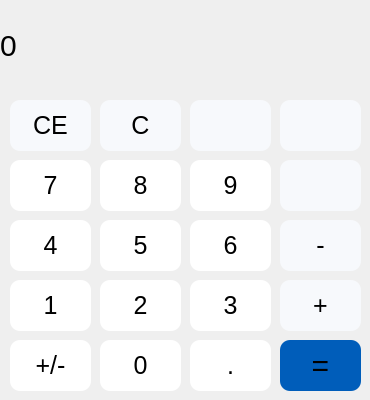
<?xml version="1.0" encoding="UTF-8"?>
<ui version="4.0">
 <class>MainWindow</class>
 <widget class="QMainWindow" name="MainWindow">
  <property name="geometry">
   <rect>
    <x>0</x>
    <y>0</y>
    <width>370</width>
    <height>400</height>
   </rect>
  </property>
  <property name="sizePolicy">
   <sizepolicy hsizetype="Fixed" vsizetype="Fixed">
    <horstretch>0</horstretch>
    <verstretch>0</verstretch>
   </sizepolicy>
  </property>
  <property name="minimumSize">
   <size>
    <width>370</width>
    <height>400</height>
   </size>
  </property>
  <property name="maximumSize">
   <size>
    <width>370</width>
    <height>400</height>
   </size>
  </property>
  <property name="sizeIncrement">
   <size>
    <width>370</width>
    <height>430</height>
   </size>
  </property>
  <property name="windowTitle">
   <string>Calculator</string>
  </property>
  <property name="windowIcon">
   <iconset resource="resource.qrc">
    <normaloff>:/img/img/icon-calculator.png</normaloff>:/img/img/icon-calculator.png</iconset>
  </property>
  <widget class="QWidget" name="centralwidget">
   <widget class="QLabel" name="label_display">
    <property name="geometry">
     <rect>
      <x>0</x>
      <y>0</y>
      <width>361</width>
      <height>91</height>
     </rect>
    </property>
    <property name="styleSheet">
     <string notr="true">QLabel{
	font-size: 30px;
	qproperty-alignment: 'AlignVCenter | AlignRight';
}</string>
    </property>
    <property name="text">
     <string>0</string>
    </property>
   </widget>
   <widget class="QPushButton" name="pushButton_CE">
    <property name="geometry">
     <rect>
      <x>10</x>
      <y>100</y>
      <width>81</width>
      <height>51</height>
     </rect>
    </property>
    <property name="styleSheet">
     <string notr="true">QPushButton {
	border-radius: 10px;
	background-color: #F7F9FC;
	font-size: 25px;
}
QPushButton:hover { 
	background-color: qlineargradient(x1: 0, y1: 0, x2: 0, y2: 1, stop: 0 #f6f7fa, stop: 1 #dadbde );
}
QPushButton:pressed {
	background-color: qlineargradient(x1: 0, y1: 0, x2: 0, y2: 1, stop: 0 #dadbde, stop: 1 #f6f7fa);
}</string>
    </property>
    <property name="text">
     <string>CE</string>
    </property>
   </widget>
   <widget class="QPushButton" name="pushButton_C">
    <property name="geometry">
     <rect>
      <x>100</x>
      <y>100</y>
      <width>81</width>
      <height>51</height>
     </rect>
    </property>
    <property name="styleSheet">
     <string notr="true">QPushButton {
	border-radius: 10px;
	background-color: #F7F9FC;
	font-size: 25px;
}
QPushButton:hover { 
	background-color: qlineargradient(x1: 0, y1: 0, x2: 0, y2: 1, stop: 0 #f6f7fa, stop: 1 #dadbde );
}
QPushButton:pressed {
	background-color: qlineargradient(x1: 0, y1: 0, x2: 0, y2: 1, stop: 0 #dadbde, stop: 1 #f6f7fa);
}</string>
    </property>
    <property name="text">
     <string>C</string>
    </property>
   </widget>
   <widget class="QPushButton" name="pushButton_backSpace">
    <property name="geometry">
     <rect>
      <x>190</x>
      <y>100</y>
      <width>81</width>
      <height>51</height>
     </rect>
    </property>
    <property name="styleSheet">
     <string notr="true">QPushButton {
	border-radius: 10px;
	background-color: #F7F9FC;
	font-size: 25px;
}
QPushButton:hover { 
	background-color: qlineargradient(x1: 0, y1: 0, x2: 0, y2: 1, stop: 0 #f6f7fa, stop: 1 #dadbde );
}
QPushButton:pressed {
	background-color: qlineargradient(x1: 0, y1: 0, x2: 0, y2: 1, stop: 0 #dadbde, stop: 1 #f6f7fa);
}</string>
    </property>
    <property name="text">
     <string/>
    </property>
    <property name="icon">
     <iconset resource="resource.qrc">
      <normaloff>:/img/img/free-icon-delete-159805.png</normaloff>:/img/img/free-icon-delete-159805.png</iconset>
    </property>
    <property name="iconSize">
     <size>
      <width>25</width>
      <height>25</height>
     </size>
    </property>
   </widget>
   <widget class="QPushButton" name="pushButton_divided">
    <property name="geometry">
     <rect>
      <x>280</x>
      <y>100</y>
      <width>81</width>
      <height>51</height>
     </rect>
    </property>
    <property name="styleSheet">
     <string notr="true">QPushButton {
	border-radius: 10px;
	background-color: #F7F9FC;
	font-size: 25px;
}
QPushButton:hover { 
	background-color: qlineargradient(x1: 0, y1: 0, x2: 0, y2: 1, stop: 0 #f6f7fa, stop: 1 #dadbde );
}
QPushButton:pressed {
	background-color: qlineargradient(x1: 0, y1: 0, x2: 0, y2: 1, stop: 0 #dadbde, stop: 1 #f6f7fa);
}</string>
    </property>
    <property name="text">
     <string/>
    </property>
    <property name="icon">
     <iconset resource="resource.qrc">
      <normaloff>:/img/img/free-icon-division-8721309.png</normaloff>:/img/img/free-icon-division-8721309.png</iconset>
    </property>
    <property name="iconSize">
     <size>
      <width>25</width>
      <height>25</height>
     </size>
    </property>
   </widget>
   <widget class="QPushButton" name="pushButton_multiply">
    <property name="geometry">
     <rect>
      <x>280</x>
      <y>160</y>
      <width>81</width>
      <height>51</height>
     </rect>
    </property>
    <property name="styleSheet">
     <string notr="true">QPushButton {
	border-radius: 10px;
	background-color: #F7F9FC;
	font-size: 25px;
}
QPushButton:hover { 
	background-color: qlineargradient(x1: 0, y1: 0, x2: 0, y2: 1, stop: 0 #f6f7fa, stop: 1 #dadbde );
}
QPushButton:pressed {
	background-color: qlineargradient(x1: 0, y1: 0, x2: 0, y2: 1, stop: 0 #dadbde, stop: 1 #f6f7fa);
}</string>
    </property>
    <property name="text">
     <string/>
    </property>
    <property name="icon">
     <iconset resource="resource.qrc">
      <normaloff>:/img/img/free-icon-letter-x-5918065.png</normaloff>:/img/img/free-icon-letter-x-5918065.png</iconset>
    </property>
   </widget>
   <widget class="QPushButton" name="pushButton_9">
    <property name="geometry">
     <rect>
      <x>190</x>
      <y>160</y>
      <width>81</width>
      <height>51</height>
     </rect>
    </property>
    <property name="styleSheet">
     <string notr="true">QPushButton {
	border-radius: 10px;
	background-color: white;
	font-size: 25px;
}
QPushButton:hover { 
	background-color: qlineargradient(x1: 0, y1: 0, x2: 0, y2: 1, stop: 0 #f6f7fa, stop: 1 #dadbde );
}
QPushButton:pressed {
	background-color: qlineargradient(x1: 0, y1: 0, x2: 0, y2: 1, stop: 0 #dadbde, stop: 1 #f6f7fa);
}</string>
    </property>
    <property name="text">
     <string>9</string>
    </property>
   </widget>
   <widget class="QPushButton" name="pushButton_7">
    <property name="geometry">
     <rect>
      <x>10</x>
      <y>160</y>
      <width>81</width>
      <height>51</height>
     </rect>
    </property>
    <property name="styleSheet">
     <string notr="true">QPushButton {
	border-radius: 10px;
	background-color: white;
	font-size: 25px;
}
QPushButton:hover { 
	background-color: qlineargradient(x1: 0, y1: 0, x2: 0, y2: 1, stop: 0 #f6f7fa, stop: 1 #dadbde );
}
QPushButton:pressed {
	background-color: qlineargradient(x1: 0, y1: 0, x2: 0, y2: 1, stop: 0 #dadbde, stop: 1 #f6f7fa);
}</string>
    </property>
    <property name="text">
     <string>7</string>
    </property>
   </widget>
   <widget class="QPushButton" name="pushButton_8">
    <property name="geometry">
     <rect>
      <x>100</x>
      <y>160</y>
      <width>81</width>
      <height>51</height>
     </rect>
    </property>
    <property name="styleSheet">
     <string notr="true">QPushButton {
	border-radius: 10px;
	background-color: white;
	font-size: 25px;
}
QPushButton:hover { 
	background-color: qlineargradient(x1: 0, y1: 0, x2: 0, y2: 1, stop: 0 #f6f7fa, stop: 1 #dadbde );
}
QPushButton:pressed {
	background-color: qlineargradient(x1: 0, y1: 0, x2: 0, y2: 1, stop: 0 #dadbde, stop: 1 #f6f7fa);
}</string>
    </property>
    <property name="text">
     <string>8</string>
    </property>
   </widget>
   <widget class="QPushButton" name="pushButton_minus">
    <property name="geometry">
     <rect>
      <x>280</x>
      <y>220</y>
      <width>81</width>
      <height>51</height>
     </rect>
    </property>
    <property name="styleSheet">
     <string notr="true">QPushButton {
	border-radius: 10px;
	background-color: #F7F9FC;
	font-size: 25px;
}
QPushButton:hover { 
	background-color: qlineargradient(x1: 0, y1: 0, x2: 0, y2: 1, stop: 0 #f6f7fa, stop: 1 #dadbde );
}
QPushButton:pressed {
	background-color: qlineargradient(x1: 0, y1: 0, x2: 0, y2: 1, stop: 0 #dadbde, stop: 1 #f6f7fa);
}</string>
    </property>
    <property name="text">
     <string>-</string>
    </property>
   </widget>
   <widget class="QPushButton" name="pushButton_6">
    <property name="geometry">
     <rect>
      <x>190</x>
      <y>220</y>
      <width>81</width>
      <height>51</height>
     </rect>
    </property>
    <property name="styleSheet">
     <string notr="true">QPushButton {
	border-radius: 10px;
	background-color: white;
	font-size: 25px;
}
QPushButton:hover { 
	background-color: qlineargradient(x1: 0, y1: 0, x2: 0, y2: 1, stop: 0 #f6f7fa, stop: 1 #dadbde );
}
QPushButton:pressed {
	background-color: qlineargradient(x1: 0, y1: 0, x2: 0, y2: 1, stop: 0 #dadbde, stop: 1 #f6f7fa);
}</string>
    </property>
    <property name="text">
     <string>6</string>
    </property>
   </widget>
   <widget class="QPushButton" name="pushButton_4">
    <property name="geometry">
     <rect>
      <x>10</x>
      <y>220</y>
      <width>81</width>
      <height>51</height>
     </rect>
    </property>
    <property name="styleSheet">
     <string notr="true">QPushButton {
	border-radius: 10px;
	background-color: white;
	font-size: 25px;
}
QPushButton:hover { 
	background-color: qlineargradient(x1: 0, y1: 0, x2: 0, y2: 1, stop: 0 #f6f7fa, stop: 1 #dadbde );
}
QPushButton:pressed {
	background-color: qlineargradient(x1: 0, y1: 0, x2: 0, y2: 1, stop: 0 #dadbde, stop: 1 #f6f7fa);
}</string>
    </property>
    <property name="text">
     <string>4</string>
    </property>
   </widget>
   <widget class="QPushButton" name="pushButton_5">
    <property name="geometry">
     <rect>
      <x>100</x>
      <y>220</y>
      <width>81</width>
      <height>51</height>
     </rect>
    </property>
    <property name="styleSheet">
     <string notr="true">QPushButton {
	border-radius: 10px;
	background-color: white;
	font-size: 25px;
}
QPushButton:hover { 
	background-color: qlineargradient(x1: 0, y1: 0, x2: 0, y2: 1, stop: 0 #f6f7fa, stop: 1 #dadbde );
}
QPushButton:pressed {
	background-color: qlineargradient(x1: 0, y1: 0, x2: 0, y2: 1, stop: 0 #dadbde, stop: 1 #f6f7fa);
}</string>
    </property>
    <property name="text">
     <string>5</string>
    </property>
   </widget>
   <widget class="QPushButton" name="pushButton_plus">
    <property name="geometry">
     <rect>
      <x>280</x>
      <y>280</y>
      <width>81</width>
      <height>51</height>
     </rect>
    </property>
    <property name="styleSheet">
     <string notr="true">QPushButton {
	border-radius: 10px;
	background-color: #F7F9FC;
	font-size: 25px;
}
QPushButton:hover { 
	background-color: qlineargradient(x1: 0, y1: 0, x2: 0, y2: 1, stop: 0 #f6f7fa, stop: 1 #dadbde );
}
QPushButton:pressed {
	background-color: qlineargradient(x1: 0, y1: 0, x2: 0, y2: 1, stop: 0 #dadbde, stop: 1 #f6f7fa);
}</string>
    </property>
    <property name="text">
     <string>+</string>
    </property>
   </widget>
   <widget class="QPushButton" name="pushButton_3">
    <property name="geometry">
     <rect>
      <x>190</x>
      <y>280</y>
      <width>81</width>
      <height>51</height>
     </rect>
    </property>
    <property name="styleSheet">
     <string notr="true">QPushButton {
	border-radius: 10px;
	background-color: white;
	font-size: 25px;
}
QPushButton:hover { 
	background-color: qlineargradient(x1: 0, y1: 0, x2: 0, y2: 1, stop: 0 #f6f7fa, stop: 1 #dadbde );
}
QPushButton:pressed {
	background-color: qlineargradient(x1: 0, y1: 0, x2: 0, y2: 1, stop: 0 #dadbde, stop: 1 #f6f7fa);
}</string>
    </property>
    <property name="text">
     <string>3</string>
    </property>
   </widget>
   <widget class="QPushButton" name="pushButton_1">
    <property name="geometry">
     <rect>
      <x>10</x>
      <y>280</y>
      <width>81</width>
      <height>51</height>
     </rect>
    </property>
    <property name="styleSheet">
     <string notr="true">QPushButton {
	border-radius: 10px;
	background-color: white;
	font-size: 25px;
}
QPushButton:hover { 
	background-color: qlineargradient(x1: 0, y1: 0, x2: 0, y2: 1, stop: 0 #f6f7fa, stop: 1 #dadbde );
}
QPushButton:pressed {
	background-color: qlineargradient(x1: 0, y1: 0, x2: 0, y2: 1, stop: 0 #dadbde, stop: 1 #f6f7fa);
}</string>
    </property>
    <property name="text">
     <string>1</string>
    </property>
   </widget>
   <widget class="QPushButton" name="pushButton_2">
    <property name="geometry">
     <rect>
      <x>100</x>
      <y>280</y>
      <width>81</width>
      <height>51</height>
     </rect>
    </property>
    <property name="styleSheet">
     <string notr="true">QPushButton {
	border-radius: 10px;
	background-color: white;
	font-size: 25px;
}
QPushButton:hover { 
	background-color: qlineargradient(x1: 0, y1: 0, x2: 0, y2: 1, stop: 0 #f6f7fa, stop: 1 #dadbde );
}
QPushButton:pressed {
	background-color: qlineargradient(x1: 0, y1: 0, x2: 0, y2: 1, stop: 0 #dadbde, stop: 1 #f6f7fa);
}</string>
    </property>
    <property name="text">
     <string>2</string>
    </property>
   </widget>
   <widget class="QPushButton" name="pushButton_equally">
    <property name="geometry">
     <rect>
      <x>280</x>
      <y>340</y>
      <width>81</width>
      <height>51</height>
     </rect>
    </property>
    <property name="styleSheet">
     <string notr="true">QPushButton {
	border-radius: 10px;
	background-color: #005DBA;
	font-size: 30px;
}

QPushButton:hover { 
	background-color: qlineargradient(x1: 0, y1: 0, x2: 0, y2: 1, stop: 0 #0000CD, stop: 1 #191970);
}

QPushButton:pressed {
	background-color: qlineargradient(x1: 0, y1: 0, x2: 0, y2: 1, stop: 0 #191970, stop: 1 #0000CD);
}
/*
QPushButton:hover{
	filter: alpha (Opacity=50); 
	opacity: 0.5;
}*/</string>
    </property>
    <property name="text">
     <string>=</string>
    </property>
   </widget>
   <widget class="QPushButton" name="pushButton_point">
    <property name="geometry">
     <rect>
      <x>190</x>
      <y>340</y>
      <width>81</width>
      <height>51</height>
     </rect>
    </property>
    <property name="styleSheet">
     <string notr="true">QPushButton {
	border-radius: 10px;
	background-color: white;
	font-size: 25px;
}
QPushButton:hover { 
	background-color: qlineargradient(x1: 0, y1: 0, x2: 0, y2: 1, stop: 0 #f6f7fa, stop: 1 #dadbde );
}
QPushButton:pressed {
	background-color: qlineargradient(x1: 0, y1: 0, x2: 0, y2: 1, stop: 0 #dadbde, stop: 1 #f6f7fa);
}</string>
    </property>
    <property name="text">
     <string>.</string>
    </property>
   </widget>
   <widget class="QPushButton" name="pushButton_pm">
    <property name="geometry">
     <rect>
      <x>10</x>
      <y>340</y>
      <width>81</width>
      <height>51</height>
     </rect>
    </property>
    <property name="styleSheet">
     <string notr="true">QPushButton {
	border-radius: 10px;
	background-color: white;
	font-size: 25px;
}
QPushButton:hover { 
	background-color: qlineargradient(x1: 0, y1: 0, x2: 0, y2: 1, stop: 0 #f6f7fa, stop: 1 #dadbde );
}
QPushButton:pressed {
	background-color: qlineargradient(x1: 0, y1: 0, x2: 0, y2: 1, stop: 0 #dadbde, stop: 1 #f6f7fa);
}</string>
    </property>
    <property name="text">
     <string>+/-</string>
    </property>
   </widget>
   <widget class="QPushButton" name="pushButton_0">
    <property name="geometry">
     <rect>
      <x>100</x>
      <y>340</y>
      <width>81</width>
      <height>51</height>
     </rect>
    </property>
    <property name="styleSheet">
     <string notr="true">QPushButton {
	border-radius: 10px;
	background-color: white;
	font-size: 25px;
}
QPushButton:hover { 
	background-color: qlineargradient(x1: 0, y1: 0, x2: 0, y2: 1, stop: 0 #f6f7fa, stop: 1 #dadbde );
}
QPushButton:pressed {
	background-color: qlineargradient(x1: 0, y1: 0, x2: 0, y2: 1, stop: 0 #dadbde, stop: 1 #f6f7fa);
}</string>
    </property>
    <property name="text">
     <string>0</string>
    </property>
   </widget>
  </widget>
 </widget>
 <resources>
  <include location="resource.qrc"/>
 </resources>
 <connections/>
</ui>
